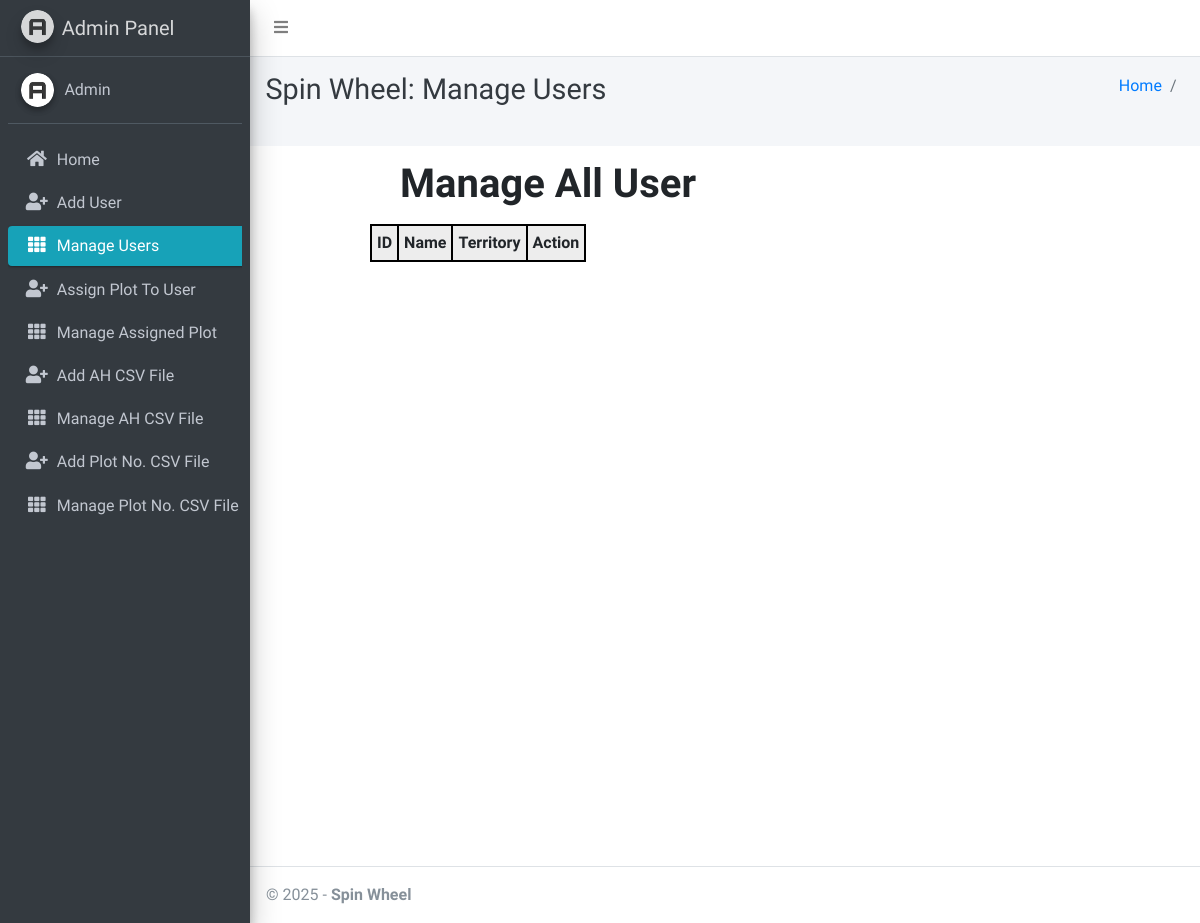
Before: /display-users/ with the older database file.
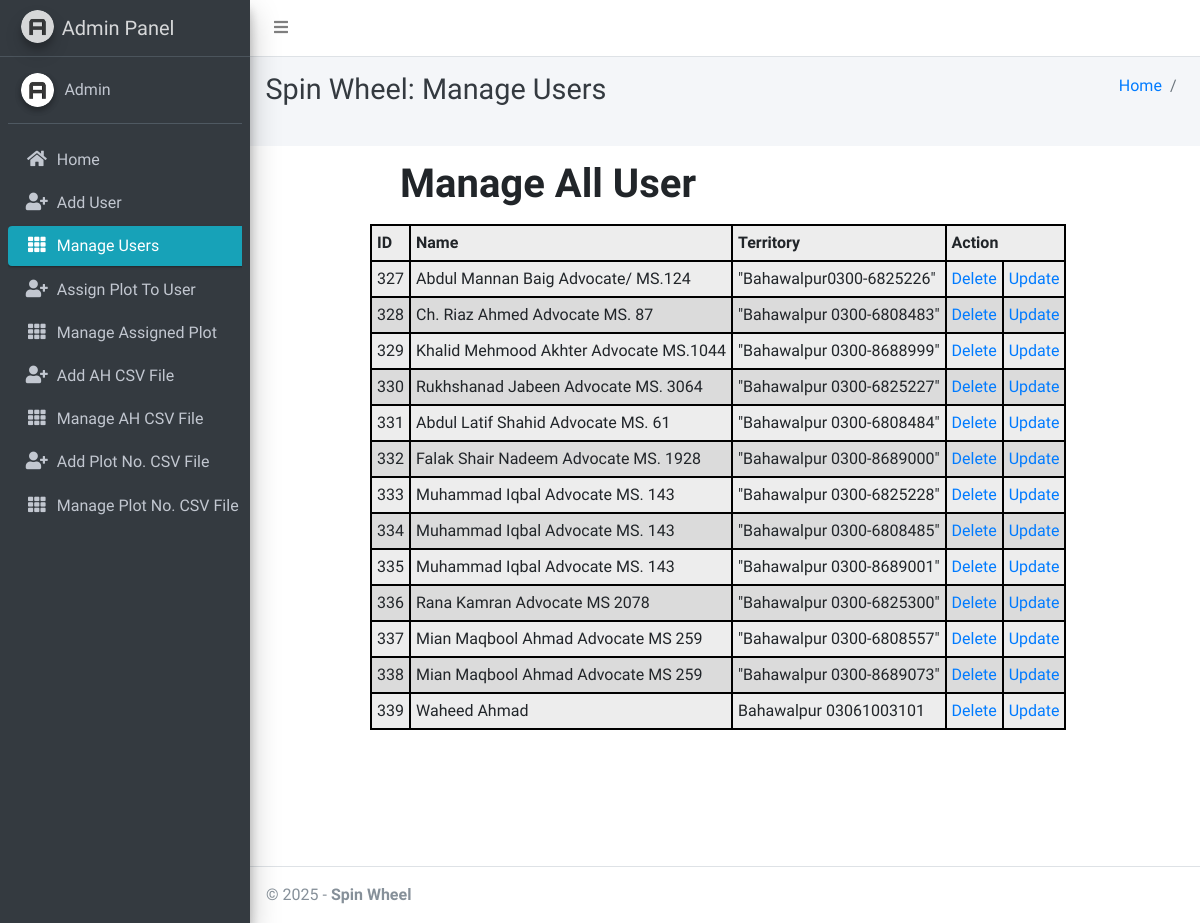
After: the same page with the newer database file.
### spinapp/models.py (models this page shows, shortened)
class User(models.Model):
    name = models.CharField(max_length=150)
    territory  = models.CharField(max_length=200)

### spinapp/views.py (the view)
# urls.py: path('display-users/', views.display_users, name='display_users'),
def display_users(request):
    users = User.objects.all()
    return render(request, "user/display_users.html", {"users": users})

### template/user/display_users.html (shortened to what this page needs)
{% extends 'main_admin/base.html' %}
{% load static %}
{% block secondnavbar %}
<div class="content-header">
  <div class="container-fluid">
    <div class="row mb-2">
      <div class="col-sm-6">
        <h1 class="m-0 text-dark">
          {% block page_title %} Spin Wheel: Manage Users{% endblock page_title %}
        </h1>
      </div>
      <div class="col-sm-6">
        <ol class="breadcrumb float-sm-right">
          <li class="breadcrumb-item">
            <a href="http://127.0.0.1:8000/adminpanel/">Home</a>
          </li>
          <li class="breadcrumb-item active">{{ page_title }}</li>
        </ol>
      </div>
    </div>
  </div>
</div>
<section class="content">
  <div class="container-fluid">
    <div class="row">
      <div class="col-md-12">
      </div>
    </div>
  </div>
</section>
{% endblock secondnavbar %}
{% block bodycontent %}
<div class="heads">
  <div class="userform">
      <h1><label for="email" class="form-label">Manage All User</label></h1>
      <table>
        <thead>
          <th>ID</th>
          <th>Name</th>
          <th>Territory</th>
          <th colspan="2">Action</th>
        </thead>
        <tbody>
            {% for user in users %}
          <tr>
            <td>{{user.id}}</td>
            <td>{{ user.name }}</td>
            <td>{{ user.territory }}</td>
            <td><a href="/deluser/{{user.id}}"> Delete </a></td>
            <td><a href="/updateuser/{{user.id}}"> Update </a></td>
          </tr>
          {% endfor %}
        </tbody>
      </table>
  </div>
</div>
{% endblock bodycontent %}

Changed rows visible on the page:
added User: id "327", name "Abdul Mannan Baig Advocate/ MS.124", territory "\"Bahawalpur0300-6825226\""
added User: id "328", name "Ch. Riaz Ahmed Advocate MS. 87", territory "\"Bahawalpur 0300-6808483\""
added User: id "329", name "Khalid Mehmood Akhter Advocate MS.1044", territory "\"Bahawalpur 0300-8688999\""
added User: id "330", name "Rukhshanad Jabeen Advocate MS. 3064", territory "\"Bahawalpur 0300-6825227\""
added User: id "331", name "Abdul Latif Shahid Advocate MS. 61", territory "\"Bahawalpur 0300-6808484\""
added User: id "332", name "Falak Shair Nadeem Advocate MS. 1928", territory "\"Bahawalpur 0300-8689000\""
added User: id "333", name "Muhammad Iqbal Advocate MS. 143", territory "\"Bahawalpur 0300-6825228\""
added User: id "334", name "Muhammad Iqbal Advocate MS. 143", territory "\"Bahawalpur 0300-6808485\""
added User: id "335", name "Muhammad Iqbal Advocate MS. 143", territory "\"Bahawalpur 0300-8689001\""
added User: id "336", name "Rana Kamran Advocate MS 2078", territory "\"Bahawalpur 0300-6825300\""
added User: id "337", name "Mian Maqbool Ahmad Advocate MS 259", territory "\"Bahawalpur 0300-6808557\""
added User: id "338", name "Mian Maqbool Ahmad Advocate MS 259", territory "\"Bahawalpur 0300-8689073\""
added User: id "339", name "Waheed Ahmad", territory "Bahawalpur 03061003101"
